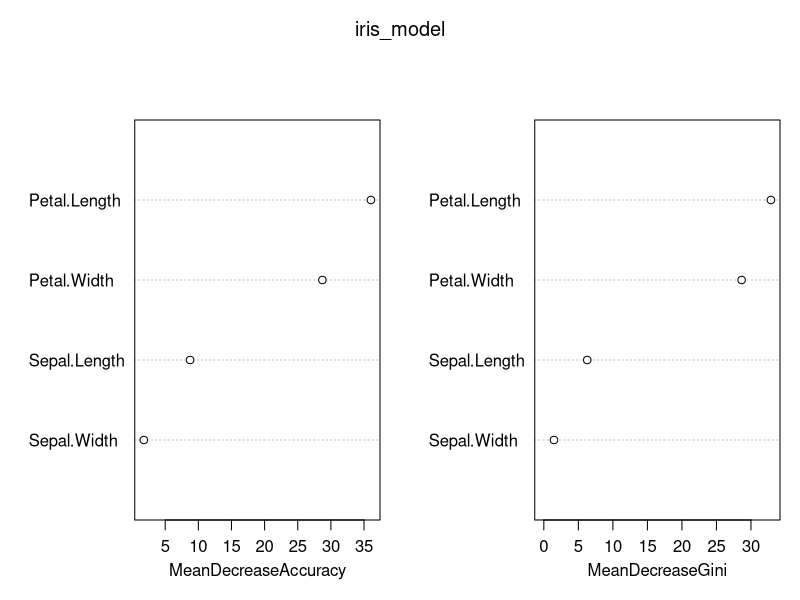
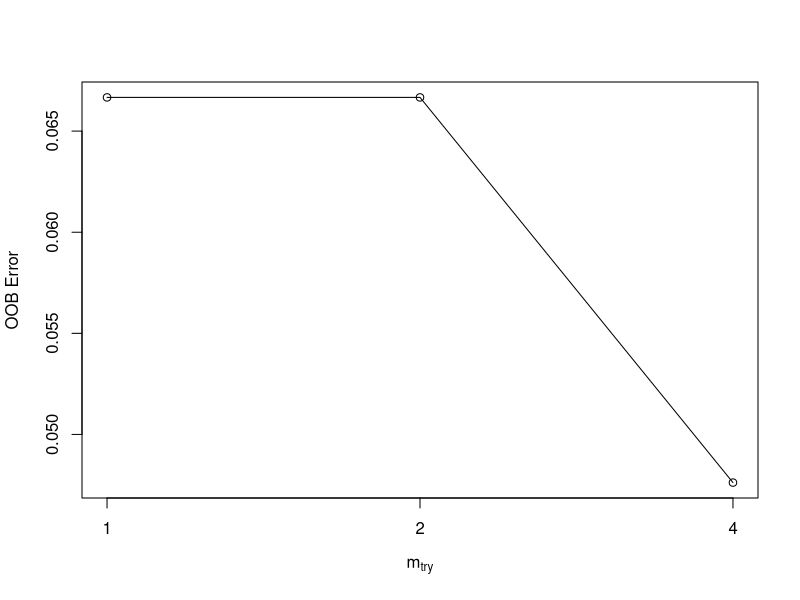
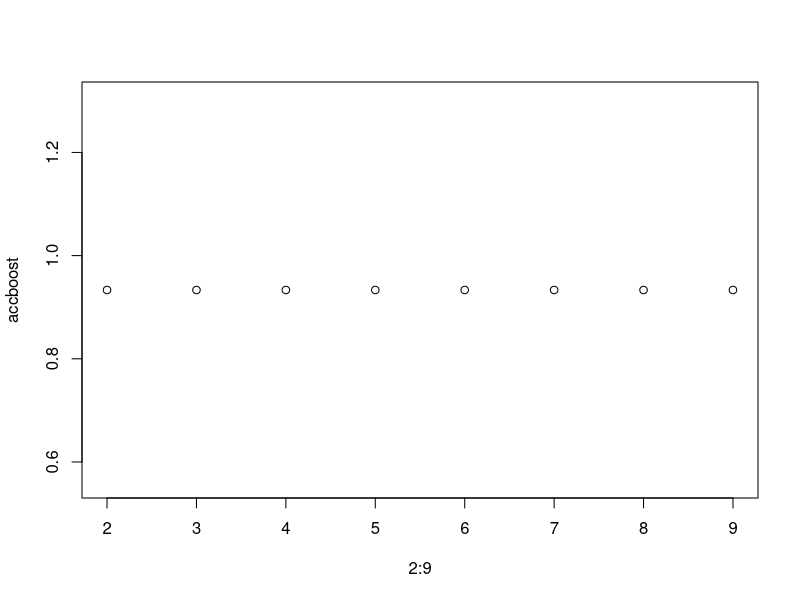

Source code (R) for these figures, in order:
library(randomForest)
library(caret)
library(psych)
data("iris")
View(iris)
summary(iris)
describe(iris)
str(iris)
attach(iris)
#################### splitting of data into train and test ######################
s <- createDataPartition(Species,p=0.7,list = F)
train_iris <-iris[s,] 
test_iris <- iris[-s,]

################### building random forest model ########################

iris_model <- randomForest(Species~.,data = train_iris,importance = T)
iris_model

# prediction and accuracy based on train data
pred_tain_iris <-predict(iris_model,train_iris) 
mean(pred_tain_iris==train_iris$Species)            # acc =100%
confusionMatrix(pred_tain_iris,train_iris$Species)

# prediction and accuracy based on test data
pred_test_iris <- predict(iris_model,test_iris)
mean(pred_test_iris==test_iris$Species)             # acc =91.11%
confusionMatrix(pred_test_iris,test_iris$Species)

# variable importance
importance(iris_model)
varImpPlot(iris_model)
# petal length is th most significant variable
################### selection mtry using tunerf ##########################
tune_iris <- tuneRF(train_iris[,-5],train_iris[,5],trace = T,improve = 0.05,stepFactor = 2)
tune_iris
#mtry = 4, with less OOB error

#bagging
accboost <- c()
for(i in 3:10){
  set.seed(100)
  boost <- createDataPartition(Species,p=0.80,list = F)
  train_boost <- iris[boost,]
  test_boost <- iris[-boost,]
  boost_model <- randomForest(Species~.,data = train_boost,mtry=i)
  pred_boost <- predict(boost_model,test_boost)
  accboost[i-2]=mean(pred_boost==test_boost$Species)
}
accboost
plot(2:9,accboost)

#for different mtry acc is similar

#final model from mtry plot
finalmodel <- randomForest(Species~.,data = train_iris,mtry=4)
finalmodel
mean(predict(finalmodel,test_iris)==test_iris$Species)